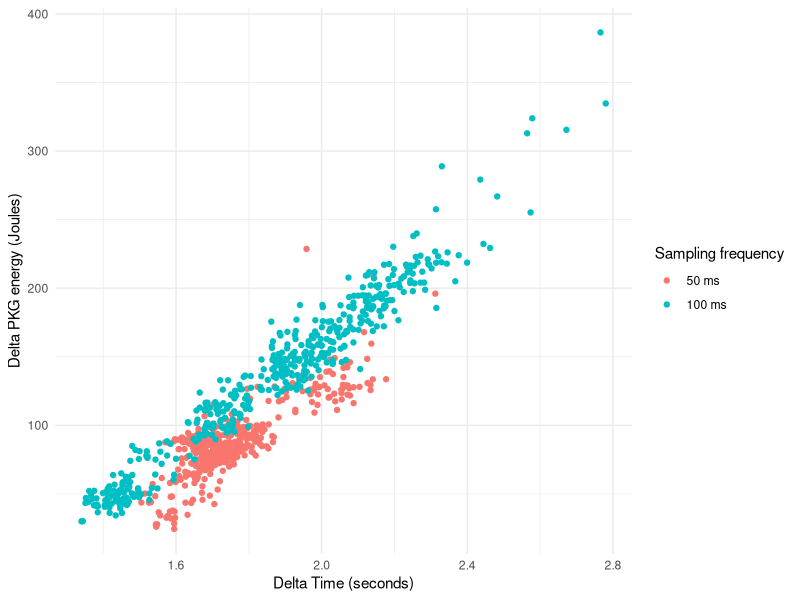
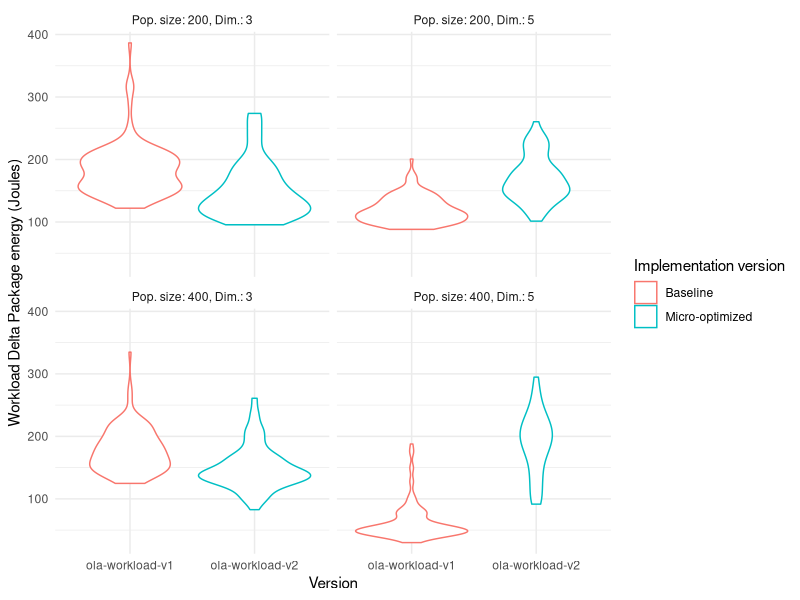
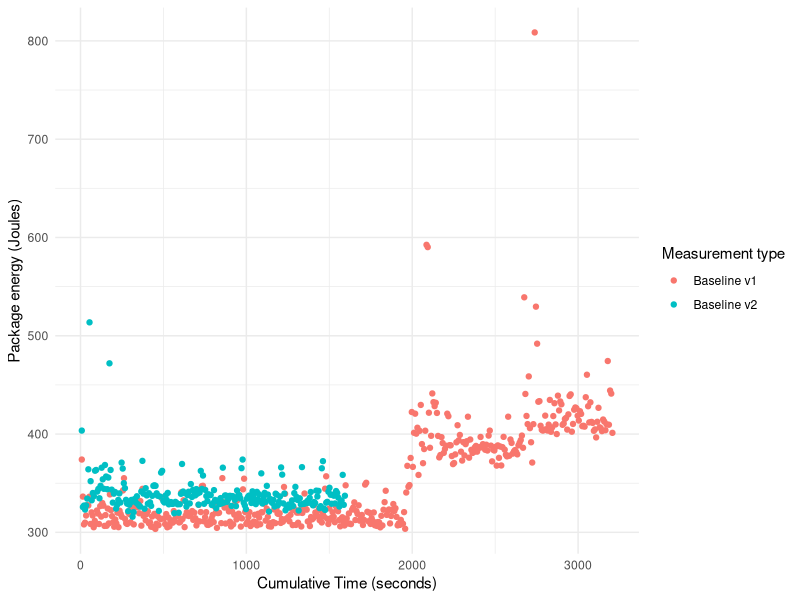
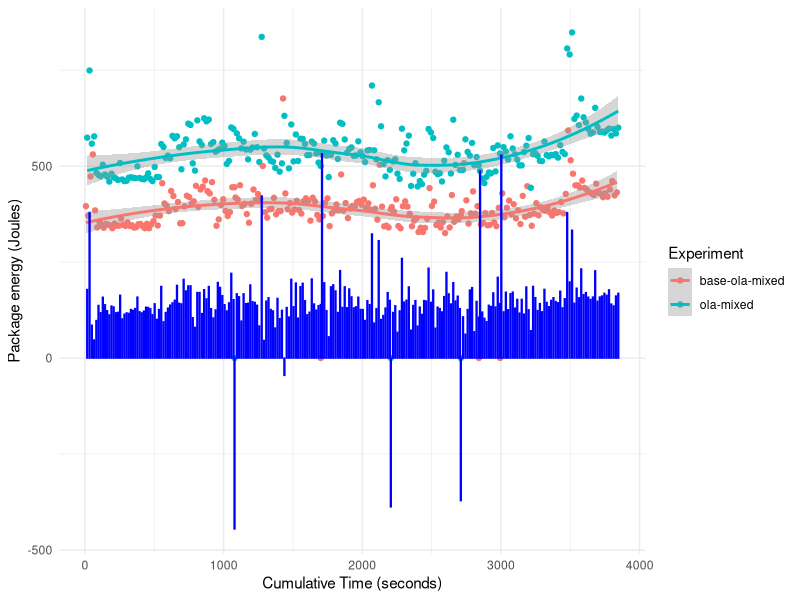
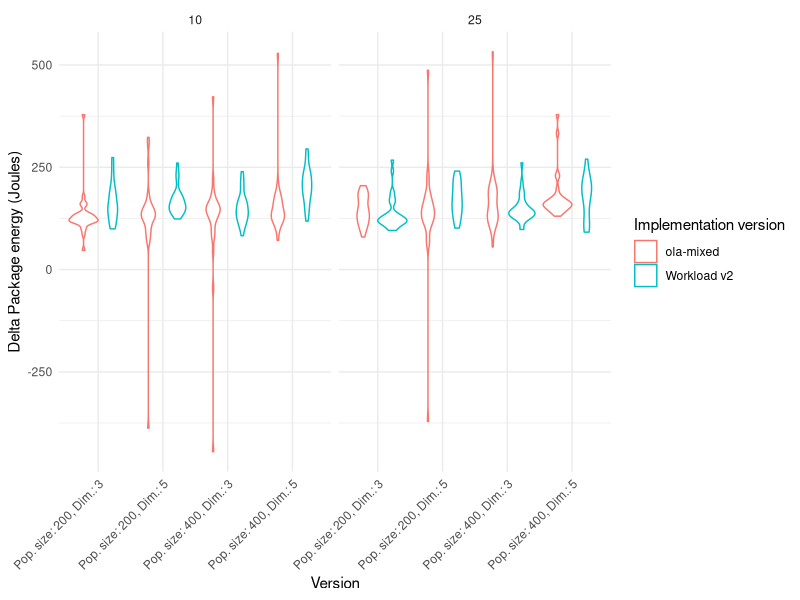
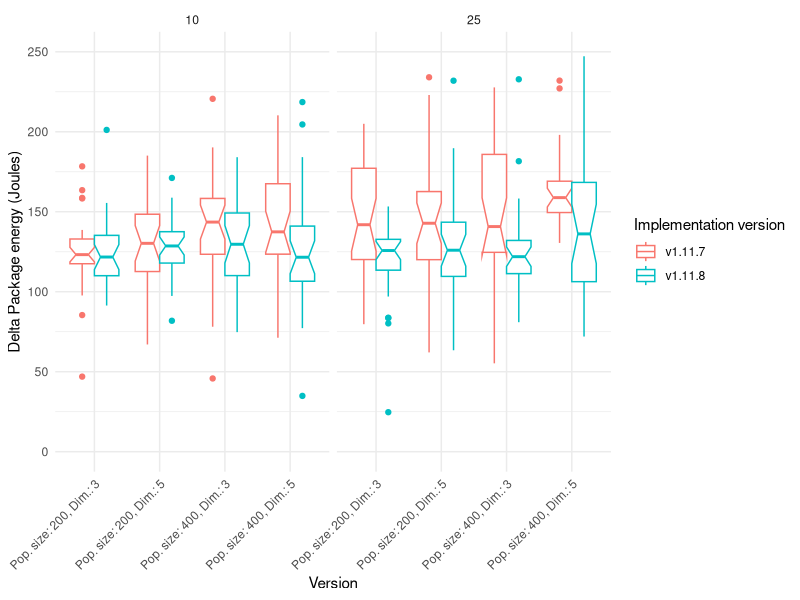
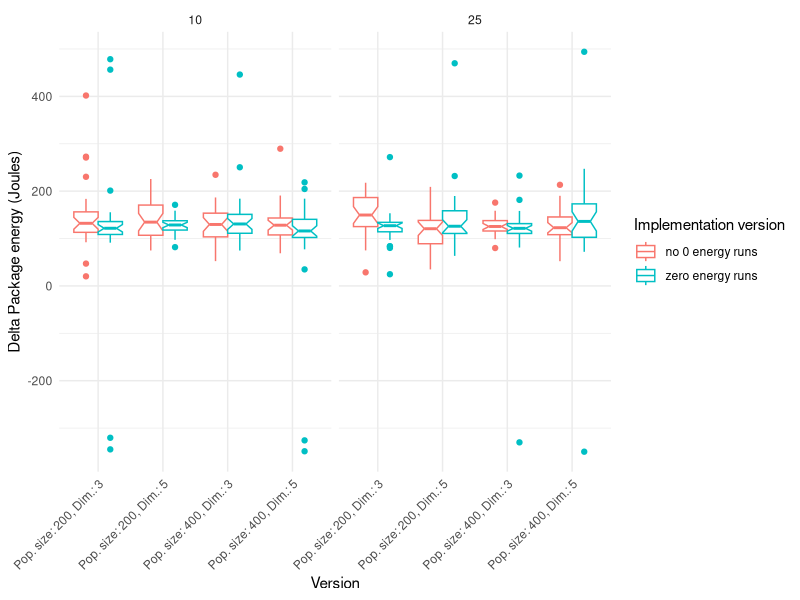
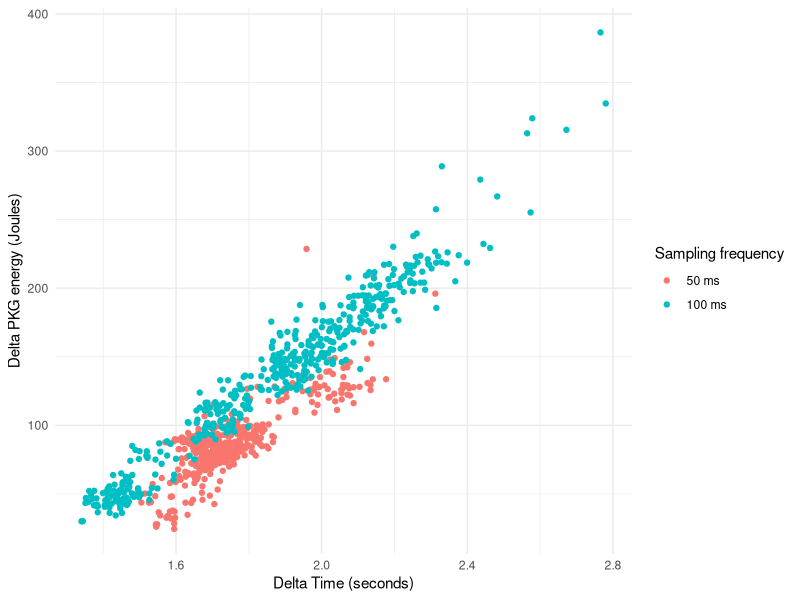

Write the R code that produced these figures, in order.
## ----ola.base.frequency, echo=FALSE, warning=F, message=F-------------------------------------------
null_baseline_columns <- c("alpha", "max_gens", "different_seeds", "diff_fitness", "generations", "evaluations")
baseline_data_evoapps <- read.csv("data/evoapps-1.11.7-baseline-bna-baseline-16-Oct-11-08-20.csv")
baseline_data_evoapps[ null_baseline_columns ] <- NULL

baseline_data_ola_100s <- read.csv( "data/ola-base-ola-baseline-14-Dec-12-06-42.csv")
baseline_data_ola_100s$work <- "ola-baseline"
baseline_data_ola_100s[null_baseline_columns] <- NULL

initial_baseline_data <- rbind(baseline_data_evoapps, baseline_data_ola_100s)
initial_baseline_data$power <- initial_baseline_data$PKG / initial_baseline_data$seconds
library(ggplot2)
#ggplot(initial_baseline_data,aes(x=PKG,y=seconds,color=work))+geom_point() + theme_minimal() +
  # xlab("Package energy (Joules)") +
  # ylab("Time (seconds)")

library(dplyr)
initial_baseline_data %>% group_by(population_size, dimension, work) %>% summarise(
    mean_pkg = mean(PKG),
    sd_pkg = sd(PKG),
    mean_time = mean(seconds),
    sd_time = sd(seconds),
    mean_power = mean(power),
    sd_power = sd(power)
  ) -> initial_baseline_data_summary

# compute wilcoxon tests between work values for every population_size and dimension
wilcoxon_tests <- function( data, column_name = "PKG" ) {
  wilcoxon_results <- data.frame()
  for (pop_size in unique(data$population_size)) {
    for (dim in unique(data$dimension)) {
      data_subset <- data %>% filter(population_size == pop_size, dimension == dim)
      work_values <- unique(data_subset$work)
      if (length(work_values) == 2) {
        work1_data <- data_subset %>% filter(work == work_values[1]) %>% pull(.data[[column_name]])
        work2_data <- data_subset %>% filter(work == work_values[2]) %>% pull(.data[[column_name]])
        wilcox_test <- wilcox.test(work1_data, work2_data)
        wilcoxon_results <- rbind(wilcoxon_results, data.frame(
          population_size = pop_size,
          dimension = dim,
          work1 = work_values[1],
          work2 = work_values[2],
          p_value = wilcox_test$p.value
        ))
      }
    }
  }
return(wilcoxon_results)
}

wilcoxon_initial_baseline <- wilcoxon_tests( initial_baseline_data )

initial_baseline_data_summary$sd_and_mean_pkg <- paste0("$",
  round(initial_baseline_data_summary$mean_pkg, 2), " \\pm", round(initial_baseline_data_summary$sd_pkg, 2), "$"
)

library(reshape2)
initial_baseline_table <- reshape2::dcast(
  initial_baseline_data_summary,
  population_size + dimension ~ work,
  value.var = "sd_and_mean_pkg"
)

# add a column with the p-values from the wilcoxon tests in wilcoxon_initial_baseline for every population_size and dimension

initial_baseline_table <- merge(
  initial_baseline_table,
  wilcoxon_initial_baseline %>%
    select(population_size, dimension, p_value),
  by = c("population_size", "dimension")
)

initial_baseline_table %>% mutate( p_value = ifelse( as.numeric(p_value) < 0.05, "+", "-" ) ) -> initial_baseline_table

library(kableExtra)

kable(initial_baseline_table, "latex",
      col.names = c("Population size","Dimension","Baseline PKG (J)","Sampling = 100s", "Significant"),
      caption = "Baseline energy consumption for different sampling frequencies",
      escape=FALSE) %>%
  kable_styling( full_width = F)



## ----ola.deltas, echo=FALSE, warning=F, message=F,fig.cap="Workload energy spent vs. time for the initial configuration vs. measurements with sampling period = 100 ms", fig.height=3----
compute_deltas <- function( baseline_summary, workload ) {
  workload$delta_PKG <-0
  workload$delta_seconds <- 0
  for (dim in c(3,5)) {
    for ( pop_size in c(200,400)) {
      number_of_rows <- nrow(workload[ workload$dimension==dim & workload$population_size==pop_size,])
      workload[ workload$dimension==dim & workload$population_size==pop_size,]$delta_PKG <-
      workload[ workload$dimension==dim & workload$population_size==pop_size,]$PKG  -
      rep(baseline_summary[ baseline_summary$population_size == pop_size & baseline_summary$dimension==dim, ]$median_energy,number_of_rows)

      workload[ workload$dimension==dim & workload$population_size==pop_size,]$delta_seconds <-
      workload[ workload$dimension==dim & workload$population_size==pop_size,]$seconds  -
      rep(baseline_summary[ baseline_summary$population_size == pop_size & baseline_summary$dimension==dim, ]$median_time,number_of_rows)
    }
  }
  return (workload)
}

baseline_data_evoapps %>% group_by(dimension,population_size) %>%
  summarise(median_energy=median(PKG), sd_energy=sd(PKG),
            trimmed_mean_energy=mean(PKG,trim=0.2),
            median_time=median(seconds), sd_time=sd(seconds),
            trimmed_mean_time=mean(seconds, trim=0.2)) -> summary_baseline_data_evoapps

workload_data_evoapps <- read.csv("data/evoapps-1.11.7-fix-rand-bna-fix-rand-25-Oct-11-06-07.csv")
workload_data_evoapps <- compute_deltas( summary_baseline_data_evoapps, workload_data_evoapps )

workload_data_evoapps %>% group_by(dimension,population_size,max_gens,alpha) %>%
  summarise(median_delta_energy=median(delta_PKG), sd_delta_energy=sd(delta_PKG),
            trimmed_mean_delta_energy=mean(delta_PKG,trim=0.2),
            median_delta_time=median(delta_seconds), sd_delta_time=sd(delta_seconds),
            trimmed_mean_delta_time=mean(delta_seconds, trim=0.2)) -> summary_workload_data_evoapps

baseline_data_ola_100s %>% group_by(dimension,population_size) %>%
  summarise(median_energy=median(PKG), sd_energy=sd(PKG),
            trimmed_mean_energy=mean(PKG,trim=0.2),
            median_time=median(seconds), sd_time=sd(seconds),
            trimmed_mean_time=mean(seconds, trim=0.2)) -> summary_baseline_data_ola

workload_data_ola <- read.csv("data/ola-1.11.7-ola-14-Dec-13-02-30.csv")
workload_data_ola <- compute_deltas( summary_baseline_data_ola, workload_data_ola )

workload_data <- rbind( workload_data_evoapps, workload_data_ola )

ggplot(workload_data, aes(x=delta_seconds, y=delta_PKG, color=as.factor(work))) +
  geom_point() +
  theme_minimal() +
  xlab("Delta Time (seconds)") +
  ylab("Delta PKG energy (Joules)") +
  guides(color=guide_legend(title="Sampling frequency"))+
  scale_color_discrete(labels = c("50 ms", "100 ms"))

ggsave( "preso/img/workload-sampling-frequency.png", width=6, height=4.5)

## ----ola.micro, echo=FALSE, warning=F, message=F----------------------------------------------------
baseline_ola_v2_data <- read.csv("data/ola-1.11.7-v2-baseline-v2-14-Dec-20-40-47.csv")
baseline_ola_v2_data[ null_baseline_columns ] <- NULL
initial_vs_v2_baseline <- rbind(
  baseline_data_ola_100s %>% mutate( work = "ola-baseline-v1"),
  baseline_ola_v2_data %>% mutate( work = "ola-baseline-v2")
)

wilcoxon_micro_optimization <- wilcoxon_tests( initial_vs_v2_baseline )
initial_vs_v2_baseline %>% group_by(population_size, dimension, work) %>% summarise(
    mean_pkg = mean(PKG),
    sd_pkg = sd(PKG),
    mean_time = mean(seconds),
    sd_time = sd(seconds)
  ) -> initial_vs_v2_baseline_summary

initial_vs_v2_baseline_summary$sd_and_mean_pkg <- paste0("$",
  round(initial_vs_v2_baseline_summary$mean_pkg, 2), " \\pm", round(initial_vs_v2_baseline_summary$sd_pkg, 2), "$"
)

library(reshape2)
initial_vs_v2_baseline_table <- reshape2::dcast(
  initial_vs_v2_baseline_summary,
  population_size + dimension ~ work,
  value.var = "sd_and_mean_pkg"
)

initial_vs_v2_baseline_table <- merge(
  initial_vs_v2_baseline_table,
  wilcoxon_micro_optimization %>%
    select(population_size, dimension, p_value),
  by = c("population_size", "dimension")
)
initial_vs_v2_baseline_table %>% mutate( p_value = ifelse( as.numeric(p_value) < 0.05, "+", "-" ) ) -> initial_vs_v2_baseline_table

kable(initial_vs_v2_baseline_table, "latex",
      col.names = c("Population size","Dimension","Initial version","Micro-optimized version","Significant"),
      caption = "Baseline energy consumption for different implementations of the genetic operators",
      escape=FALSE) %>%
  kable_styling( full_width = F)


## ----ola.micro.plot, echo=FALSE, warning=F, message=F,fig.cap="Workload energy spent vs. time for different implementations of the genetic operators",fig.height=4, fig.pos="h!tb"----
workload_ola_v2_data <- read.csv("data/ola-1.11.7-v2-ola-v2-15-Dec-13-18-43.csv")

baseline_ola_v2_data %>% group_by(population_size, dimension) %>% summarise(
    mean_pkg = mean(PKG),
    sd_pkg = sd(PKG),
    mean_time = mean(seconds),
    sd_time = sd(seconds),
    median_energy = median(PKG),
    median_time = median(seconds),
    trimmed_mean_pkg = mean(PKG, trim=0.2)
  ) -> summary_baseline_ola_v2

workload_ola_v2_data <- compute_deltas( summary_baseline_ola_v2, workload_ola_v2_data )

initial_vs_v2_workload <- rbind(
  workload_data_ola %>% mutate( work = "ola-workload-v1"),
  workload_ola_v2_data %>% mutate( work = "ola-workload-v2")
)

initial_vs_v2_workload$population_dimension <- paste0(
  "Pop. size: ", initial_vs_v2_workload$population_size,
  ", Dim.: ", initial_vs_v2_workload$dimension
)

ggplot(initial_vs_v2_workload, aes(x=work, y=delta_PKG, color=as.factor(work))) +
  geom_violin() +
  theme_minimal() +
  xlab("Version") +
  ylab("Workload Delta Package energy (Joules)") +
  labs(color="Implementation version") +
  facet_wrap( ~ population_dimension ) +
  scale_color_discrete(labels = c("Baseline", "Micro-optimized"))

ggsave( "preso/img/microptimization-violin-plot.png", width=6, height=4.5)

## ----ola.micro.hysteresis, echo=FALSE, warning=F, message=F,fig.cap="PKG energy data vs. accumulated time for the two baseline runs we are examining", fig.pos="h!tb", fig.height=3----
baseline_data_ola_100s$cumulative_time <- cumsum(baseline_data_ola_100s$seconds)
baseline_data_ola_100s$work <- "Baseline v1"
workload_data_ola$cumulative_time <- cumsum(workload_data_ola$seconds)
workload_data_ola$work <- "Workload v1"
baseline_ola_v2_data$cumulative_time <- cumsum(baseline_ola_v2_data$seconds)
baseline_ola_v2_data$work <- "Baseline v2"
workload_ola_v2_data$cumulative_time <- cumsum(workload_ola_v2_data$seconds)
workload_ola_v2_data$work <- "Workload v2"

ggplot( rbind(baseline_data_ola_100s, baseline_ola_v2_data), aes(x=cumulative_time, y=PKG, color=work) ) +
  geom_point() +
  theme_minimal() +
  xlab("Cumulative Time (seconds)") +
  ylab("Package energy (Joules)") +
  labs(color="Measurement type")


## ----ola.mixed, echo=FALSE, warning=F, message=F,fig.cap="Workload energy spent vs. time for different implementations of the genetic operators after mitigating hysteresis effects",fig.height=3, fig.pos="h!tb"----
ola_mixed_v11_7 <- read.csv("data/ola-1.11.7-mixed-ola-mixed-15-Dec-19-49-11.csv")
ola_mixed_v11_7$cumulative_time <- cumsum(ola_mixed_v11_7$seconds)

for (i in 2:nrow(ola_mixed_v11_7)) {
  if (ola_mixed_v11_7$work[i] == "ola-mixed") {
    ola_mixed_v11_7$delta_seconds[i] <- ola_mixed_v11_7$seconds[i] - ola_mixed_v11_7$seconds[i-1]
    ola_mixed_v11_7$delta_PKG[i] <- ola_mixed_v11_7$PKG[i] - ola_mixed_v11_7$PKG[i-1]
  }
}

ggplot( ola_mixed_v11_7, aes(x=cumulative_time, y=PKG, color=as.factor(work)), group=as.factor(work) ) +
  geom_point() + geom_smooth() +
  geom_bar(ola_mixed_v11_7[ ola_mixed_v11_7$work == "ola-mixed", ], mapping=aes(x=cumulative_time, y=delta_PKG), stat="identity", alpha=0.2, color="blue" ) +
  theme_minimal() +
  xlab("Cumulative Time (seconds)") +
  ylab("Package energy (Joules)") + labs(color="Experiment")


## ----ola.mixed.comparison, echo=FALSE, warning=F, message=F,fig.cap="Workload energy spent compared with different ways of measuring the workload effect; we also compare two values of the maximum number of generations run without improving fitness.",fig.height=3, fig.pos="h!tb", fig.height=4----
ola_mixed_v11_7_summary_data <- ola_mixed_v11_7 %>%
  group_by(work,population_size, dimension, max_gens) %>%
  summarise(
    mean_PKG = mean(PKG),
    median_PKG = median(PKG),
    sd_PKG = sd(PKG),
    trimmed_PKG = mean(PKG, trim = 0.2),
    mean_delta_PKG = mean(delta_PKG, trim=0.2),
    sd_delta_PKG = sd(delta_PKG)
  )

ola_mixed_v11_7_deltas_summary_data <- ola_mixed_v11_7 %>%
  group_by(work,population_size, dimension, max_gens) %>%
  summarise(
    mean_PKG = mean(PKG),
    median_PKG = median(PKG),
    sd_PKG = sd(PKG),
    trimmed_PKG = mean(PKG, trim = 0.2),
    mean_delta_PKG = mean(delta_PKG, trim=0.2),
    sd_delta_PKG = sd(delta_PKG)
  )

workload_ola_v2_data %>% group_by(dimension,population_size,max_gens,alpha) %>%
                         summarise(median_delta_energy=median(delta_PKG), sd_delta_energy=sd(delta_PKG),
                                   trimmed_mean_delta_energy=mean(delta_PKG,trim=0.2),
                          median_delta_time=median(delta_seconds), sd_delta_time=sd(delta_seconds),
                          trimmed_mean_delta_time=mean(delta_seconds, trim=0.2)) -> summary_workload_ola_v2_data

ola_mixed_v11_7[ ola_mixed_v11_7$work == "ola-mixed", ] %>%
  group_by(population_size, dimension, max_gens) %>%
  summarise(
    median_delta_energy = median(delta_PKG),
    sd_delta_energy = sd(delta_PKG),
    trimmed_mean_delta_PKG = mean(delta_PKG, trim=0.2),
    median_delta_time=median(delta_seconds),
    sd_delta_time=sd(delta_seconds),
    trimmed_mean_delta_time=mean(delta_seconds, trim=0.2)
  ) -> summary_ola_mixed_deltas

mixed_vs_separated_workload <- rbind( workload_ola_v2_data, ola_mixed_v11_7[ ola_mixed_v11_7$work == "ola-mixed", ] )
mixed_vs_separated_workload$population_dimension <- paste0(
  "Pop. size: ", mixed_vs_separated_workload$population_size,
  ", Dim.: ", mixed_vs_separated_workload$dimension
)

ggplot(mixed_vs_separated_workload, aes(x=population_dimension, y=delta_PKG, color=as.factor(work))) +
  geom_violin(position="dodge") +
  theme_minimal() +
  xlab("Version") +
  ylab("Delta Package energy (Joules)") +
  labs(color="Implementation version") + # x ticks rotated
  theme(axis.text.x = element_text(angle = 45, hjust = 1)) +
  facet_wrap( ~ max_gens )

# ggplot(mixed_vs_separated_workload, aes(x=population_dimension, y=delta_PKG, color=as.factor(max_gens))) +
#   geom_boxplot(position="dodge") +
#   theme_minimal() +
#   xlab("Version") +
#   ylab("Delta Package energy (Joules)") +
#   labs(color="Implementation version") + # x ticks rotated
#   theme(axis.text.x = element_text(angle = 45, hjust = 1)) +
#   facet_wrap( ~ work )


## ----ola.v11_8, echo=F, warning=F, message=F, fig.cap="Comparing Julia versions. We have clipped the y axis to 0,250", fig.height=4, fig.pos="h!tb"----
ola_mixed_v11_8 <- read.csv("data/ola-1.11.8-mixed-inverted-ola-mixed-inverted-16-Dec-09-02-52.csv")
ola_mixed_v11_8$cumulative_time <- cumsum(ola_mixed_v11_8$seconds)
for (i in 2:nrow(ola_mixed_v11_8)) {
  if (ola_mixed_v11_8$work[i] == "ola-mixed-inverted") {
    ola_mixed_v11_8$delta_seconds[i] <- ola_mixed_v11_8$seconds[i] - ola_mixed_v11_8$seconds[i-1]
    ola_mixed_v11_8$delta_PKG[i] <- ola_mixed_v11_8$PKG[i] - ola_mixed_v11_8$PKG[i-1]
  }
}

ola_mixed_v11_7_workload <- ola_mixed_v11_7[ ola_mixed_v11_7$work == "ola-mixed",]
ola_mixed_v11_7_workload$work <- "v1.11.7"
ola_mixed_v11_8_workload <- ola_mixed_v11_8[ ola_mixed_v11_8$work == "ola-mixed-inverted",]
ola_mixed_v11_8_workload$work <- "v1.11.8"

ola_v11_7_vs_8_data  <- rbind(ola_mixed_v11_7_workload,ola_mixed_v11_8_workload)
ola_v11_7_vs_8_data$population_dimension <- paste0(
  "Pop. size: ", ola_v11_7_vs_8_data$population_size,
  ", Dim.: ", ola_v11_7_vs_8_data$dimension
)

ggplot(ola_v11_7_vs_8_data, aes(x=population_dimension, y=delta_PKG, color=as.factor(work))) +
  geom_boxplot(position="dodge",notch=T) +
  theme_minimal() +
  xlab("Version") +
  ylab("Delta Package energy (Joules)") +
  labs(color="Implementation version") + # x ticks rotated
  theme(axis.text.x = element_text(angle = 45, hjust = 1)) +
  ylim(0,250)+
  facet_wrap(~ max_gens)


## ----ola.no0, echo=F, fig.height=4, fig.cap="Avoiding zero energy runs, comparison of results"------
ola_mixed_no0 <- read.csv("data/ola-1.11.8-ola-no0-16-Dec-17-43-49.csv" )
ola_mixed_no0$cumulative_time <- cumsum(ola_mixed_no0$seconds)
for (i in 2:nrow(ola_mixed_no0)) {
  if (ola_mixed_no0$work[i] == "ola-no0") {
    ola_mixed_no0$delta_seconds[i] <- ola_mixed_no0$seconds[i] - ola_mixed_no0$seconds[i-1]
    ola_mixed_no0$delta_PKG[i] <- ola_mixed_no0$PKG[i] - ola_mixed_no0$PKG[i-1]
  }
}

ola_mixed_v11_8_workload$work <- "zero energy runs"
ola_mixed_no0_workload <- ola_mixed_no0[ ola_mixed_no0$work == "ola-no0",]
ola_mixed_no0_workload$work <- "no 0 energy runs"

ola_0_vs_no0_data  <- rbind(ola_mixed_v11_8_workload,ola_mixed_no0_workload)
ola_0_vs_no0_data$population_dimension <- paste0(
  "Pop. size: ", ola_0_vs_no0_data$population_size,
  ", Dim.: ", ola_0_vs_no0_data$dimension
)

ggplot(ola_0_vs_no0_data, aes(x=population_dimension, y=delta_PKG, color=as.factor(work))) +
  geom_boxplot(position="dodge",notch=T) +
  theme_minimal() +
  xlab("Version") +
  ylab("Delta Package energy (Joules)") +
  labs(color="Implementation version") + # x ticks rotated
  theme(axis.text.x = element_text(angle = 45, hjust = 1)) +
  facet_wrap(~ max_gens)
